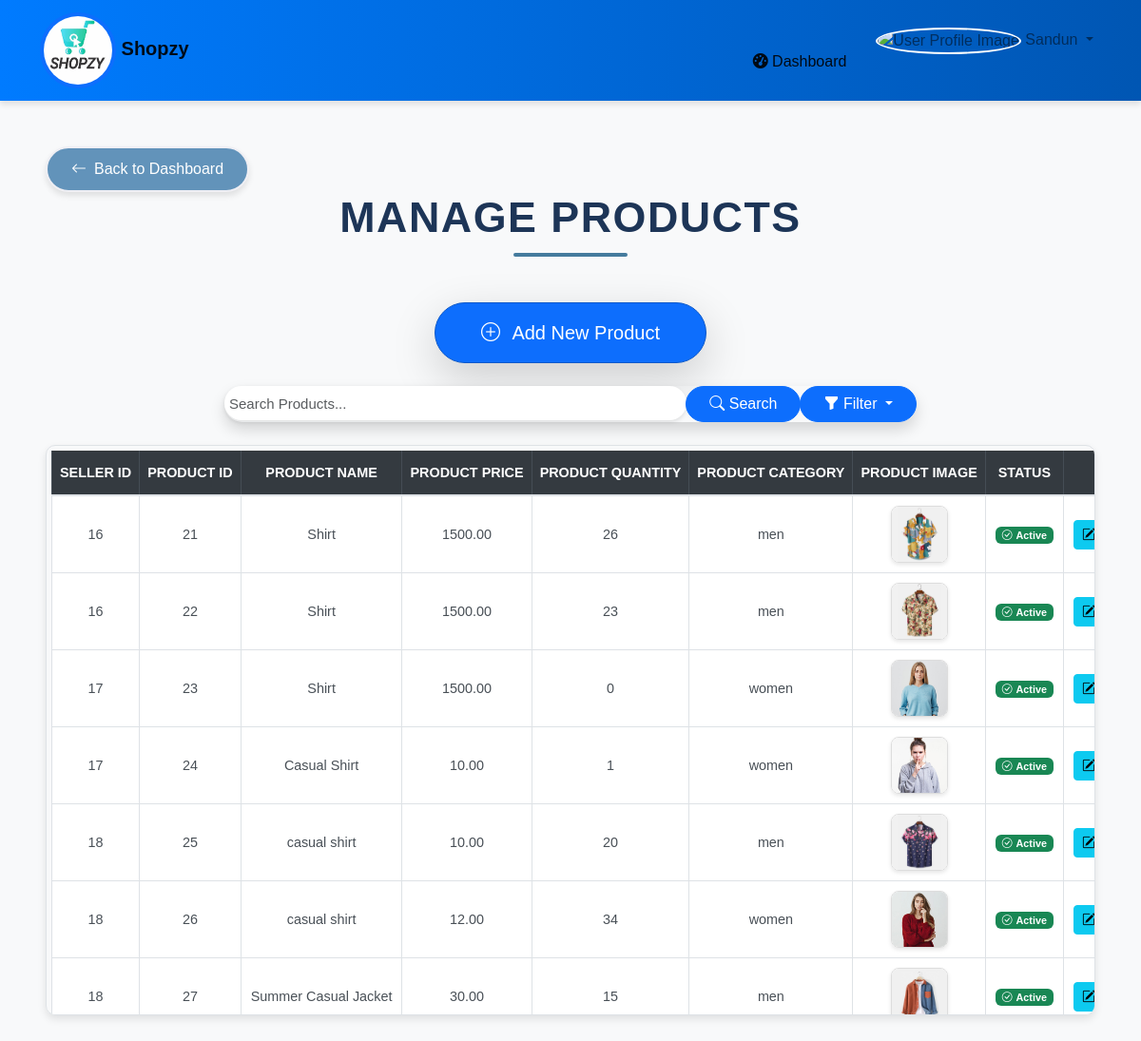
Page /Admin/ManageProduct.php (signed in) on the committed database.
### tables this page shows
CREATE TABLE `products` (
  `product_id` int(11) NOT NULL,
  `seller_id` int(11) NOT NULL,
  `name` varchar(100) NOT NULL,
  `description` text DEFAULT NULL,
  `price` decimal(10,2) NOT NULL,
  `stock` int(11) NOT NULL,
  `category` varchar(100) DEFAULT NULL,
  `sub_catagory` varchar(120) NOT NULL,
  `Status` tinyint(1) NOT NULL,
  `image_url` varchar(255) DEFAULT NULL,
  `image2_url` varchar(255) DEFAULT NULL,
  `created_at` timestamp NOT NULL DEFAULT current_timestamp(),
  `updated_at` timestamp NOT NULL DEFAULT current_timestamp() ON UPDATE current_timestamp()
);

### Admin/ManageProduct.php (the view, shortened to what this page needs)
<?php
include 'header.php';
?>
<!DOCTYPE html>
<html lang="en">
<head>
    <link rel="stylesheet" href="https://cdnjs.cloudflare.com/ajax/libs/animate.css/4.1.1/animate.min.css" />
    <link href="https://cdn.jsdelivr.net/npm/bootstrap@5.3.0-alpha1/dist/css/bootstrap.min.css" rel="stylesheet">
    <link rel="stylesheet" href="https://cdn.jsdelivr.net/npm/bootstrap-icons@1.8.1/font/bootstrap-icons.css">
    <link rel="stylesheet" href="css/pagestyle.css">
</head>
<body>
    <div class="custom-container my-5 mx-5">
        <a href="main.php" class="btn btn-primary back">
            <i class="bi bi-arrow-left me-2"></i> Back to Dashboard
        </a>
        <h1 class="header-title text-center mb-5">Manage Products</h1>
        <div class="row mb-4">
            <div class="col-12 text-center">
                <button type="button" class="btn btn-primary btn-lg shadow-lg rounded-pill px-5 py-3"
                        data-bs-toggle="modal" data-bs-target="#addProductModal"
                        style="background-color: #0d6efd; border-color: #0a58ca;">
                    <i class="bi bi-plus-circle me-2"></i> Add New Product
                </button>
            </div>
        </div>
        <div class="row my-4">
            <div class="col-md-8 offset-md-2">
                <div class="input-group shadow rounded-pill">
                    <input type="text" id="searchInput" class="form-control rounded-pill border-0"
                        placeholder="Search Products..."
                        aria-label="Search Products">
                    <button class="btn btn-primary rounded-pill px-4" type="button" id="searchButton">
                        <i class="bi bi-search"></i> Search
                    </button>
                    <div >
                        <dropdown class="dropdown">
                            <button class="btn btn-primary dropdown-toggle rounded-pill px-4" type="button" data-bs-toggle="dropdown" aria-expanded="false">
                                <i class="bi bi-funnel-fill"></i> Filter
                            </button>
                    </div>
                </div>
            </div>
        </div>
        <div class="row mt-4">
            <div class="col-md-12">
                <div class="table-responsive">
                    <table class="table table-bordered table-hover">
                        <thead class="table-dark">
                            <tr>
                                <th scope="col">Seller ID</th>
                                <th scope="col">Product ID</th>
                                <th scope="col">Product Name</th>
                                <th scope="col">Product Price</th>
                                <th scope="col">Product Quantity</th>
                                <th scope="col">Product Category</th>
                                <th scope="col">Product Image</th>
                                <th scope="col">Status</th>
                                <th scope="col">Actions</th>
                            </tr>
                        </thead>
                        <tbody>
                            <?php
                             if(isset($_REQUEST['Fillter'])){
                                if($_REQUEST['Fillter'] == 'Active'){
                                    $query = "SELECT * FROM products WHERE Status ='1'";
                                     $result = mysqli_query($conn, $query);
                                }
                                if($_REQUEST['Fillter'] == 'Inactive'){
                                    $query = "SELECT * FROM products WHERE Status = '0'";
                                    $result = mysqli_query($conn, $query);
                                }
                                if($_REQUEST['Fillter'] == 'All'){
                                    $query = "SELECT * FROM products";
                                     $result = mysqli_query($conn, $query);
                                }
                            } else {
                                $query = "SELECT * FROM products";
                                $result = mysqli_query($conn, $query);
                            }
                            $rowCount = mysqli_num_rows($result);
                            if ($rowCount > 0) {
                                while ($row = mysqli_fetch_assoc($result)) { ?>
                                    <tr>
                                        <td><?php echo htmlspecialchars($row['seller_id']); ?></td>
                                        <td><?php echo htmlspecialchars($row['product_id']); ?></td>
                                        <td><?php echo htmlspecialchars($row['name']); ?></td>
                                        <td><?php echo htmlspecialchars($row['price']); ?></td>
                                        <td><?php echo htmlspecialchars($row['stock']); ?></td>
                                        <td><?php echo htmlspecialchars($row['category']); ?></td>
                                        <?php
                                            if (empty($row['image_url'])) {
                                                echo '<th>No Image</th>';
                                            } else {
                                                echo '<td><img src="../Product Image/' . htmlspecialchars($row['image_url']) . '" alt="Product Image"></td>';
                                            }
                                        ?>
                                        <td>
                                            <?php
                                            if ($row['Status'] == 1) {
                                                echo '<span class="badge bg-success"><i class="bi bi-check-circle me-1"></i>Active</span>';
                                            } else {
                                                echo '<span class="badge bg-secondary"><i class="bi bi-x-circle me-1"></i>Inactive</span>';
                                            }
                                            ?>
                                        </td>
                                        <td>
                                            <button type="button" class="btn btn-sm btn-info me-1" data-bs-toggle="modal" data-bs-target="#editProductModal<?php echo $row['product_id']; ?>">
                                                <i class="bi bi-pencil-square"></i> View/Edit
                                            </button>
                                        </td>
                                    </tr>
                            <?php }
                            } else {
                                echo '<tr><td colspan="10" class="text-center">No products found.</td></tr>';
                            }
                            ?>
                        </tbody>
                    </table>
                </div>
            </div>
        </div>
    </div>
</body>
</html>

### Admin/header.php (shortened to what this page needs)
<?php
include 'Backend/config.php';
$id = $_SESSION['admin_id'];
$stmt = $conn->prepare("SELECT * FROM admins WHERE admin_id = ?");
$stmt->bind_param("i", $id);
$stmt->execute();
$result = $stmt->get_result();
$row = $result->fetch_assoc();
function getProfileImagePath($imageName) {
    $defaultImage = 'https://bootdey.com/img/Content/avatar/avatar6.png';
    return file_exists("AdminImage/" . $imageName) && $imageName ? "AdminImage/" . htmlspecialchars($imageName) : $defaultImage;
}
$imagePath = getProfileImagePath($row['Image']);
?>
<!DOCTYPE html>
<html lang="en">
<head>
    <link rel='stylesheet' href='https://cdn.jsdelivr.net/npm/bootstrap@4.5.0/dist/css/bootstrap.min.css'>
    <link rel="stylesheet" href="https://cdnjs.cloudflare.com/ajax/libs/font-awesome/6.0.0-beta3/css/all.min.css">
</head>
<body>
    <nav class="navbar navbar-expand-lg navbar-light">
        <div class="container">
            <a class="navbar-brand" href="Main.php">
                <img src="Image/icon.jfif" class="rounded-circle p-1 bg-primary" width="80"> Shopzy
            </a>
            <div class="collapse navbar-collapse" id="navbarNav">
                <ul class="navbar-nav ml-auto">
                    <li class="nav-item active">
                        <br>
                        <a class="nav-link" href="Main.php"><i class="fas fa-tachometer-alt"></i> Dashboard</a>
                    </li>
                    <li class="nav-item dropdown">
                        <a href="#" class="nav-link dropdown-toggle" id="profileDropdown" role="button" data-toggle="dropdown" aria-haspopup="true" aria-expanded="false">
                            <img src="<?= $imagePath ?>" alt="User Profile Image" class="profile-image" />
                            <?= htmlspecialchars($row['first_name']) ?>
                        </a>
                    </li>
                </ul>
            </div>
        </div>
    </nav>
</body>
</html>

### Admin/css/pagestyle.css (style rules this page uses)
body { margin: 0; padding: 0; font-family: Arial, sans-serif; background-color: #f8f9fa; }
#searchInput { max-width: 100%; padding: 5px; border: 1px solid #ced4da; border-radius: 25px; font-size: 15px; color: #495057; box-shadow: 0 2px 4px rgba(0, 0, 0, 0.1); outline: none; transition: box-shadow 0.3s ease, border-color 0.3s ease; }
.table thead th { text-align: center; font-weight: bold; text-transform: uppercase; background-color: #343a40; color: #ffffff; padding: 12px 8px; border-bottom: 2px solid #dee2e6; font-size: 0.9rem; }
.table tbody td { text-align: center; padding: 10px; vertical-align: middle; font-size: 0.9rem; color: #495057; border-bottom: 1px solid #dee2e6; }
.table tbody td img { width: 60px; height: 60px; object-fit: cover; border-radius: 8px; border: 1px solid #ddd; box-shadow: 0 2px 4px rgba(0, 0, 0, 0.1); }
.table-responsive { border: 1px solid #dee2e6; border-radius: 10px; overflow-x: auto; overflow-y: auto; -webkit-overflow-scrolling: touch; box-shadow: 0 4px 8px rgba(0, 0, 0, 0.1); max-height: 600px; padding: 5px; }
.table { min-width: 1000px; white-space: nowrap; border-collapse: collapse; }
.header-title { font-size: 2.8rem; color: #1d3557; font-weight: 700; text-transform: uppercase; text-decoration: none; letter-spacing: 1.5px; margin-bottom: 30px; position: relative; }
.header-title::after { content: ''; display: block; width: 120px; height: 4px; background-color: #457b9d; margin: 10px auto 0; border-radius: 2px; }
.back { background-color: #6293ba; color: #ffffff; font-size: 16px; font-weight: 500; padding: 10px 25px; border: 2px solid #efeff4; border-radius: 30px; display: inline-flex; align-items: center; text-decoration: none; box-shadow: 0 4px 6px rgba(0, 0, 0, 0.1); transition: background-color 0.3s ease, box-shadow 0.3s ease; }

### Admin/header.php (style rules this page uses)
body { font-family: 'Poppins', sans-serif; overflow-x: hidden; }
.navbar { background: linear-gradient(90deg, #007bff, #0056b3); box-shadow: 0 4px 6px rgba(0, 0, 0, 0.1); }
.navbar-brand { font-weight: bold; color: white; font-size: 1.5rem; }
.nav-link { color: white; margin-left: 15px; font-size: 1.1rem; }
.profile-image { width: 50px; height: 50px; border-radius: 50%; border: 2px solid white; transition: transform 0.3s, border-color 0.3s; }

### rows in the picture
products: seller "16", product_id "21", name "Shirt", price "1500.00", stock "26", category "men", image_url (picture), Status 1 (drawn)
products: seller "16", product_id "22", name "Shirt", price "1500.00", stock "23", category "men", image_url (picture), Status 1 (drawn)
products: seller "17", product_id "23", name "Shirt", price "1500.00", stock "0", category "women", image_url (picture), Status 1 (drawn)
products: seller "17", product_id "24", name "Casual Shirt", price "10.00", stock "1", category "women", image_url (picture), Status 1 (drawn)
products: seller "18", product_id "25", name "casual shirt", price "10.00", stock "20", category "men", image_url (picture), Status 1 (drawn)
products: seller "18", product_id "26", name "casual shirt", price "12.00", stock "34", category "women", image_url (picture), Status 1 (drawn)
products: seller "18", product_id "27", name "Summer Casual Jacket", price "30.00", stock "15", category "men", image_url (picture), Status 1 (drawn)

### other values in the picture
$row['first_name'] "Sandun"
